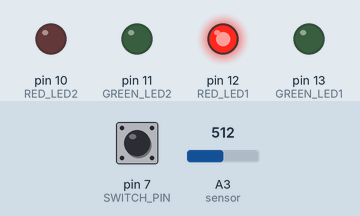
This sketch was run on a simulated Arduino Uno, built with avr-gcc and run on an emulated ATmega328P. Shown: output pins drawn as LEDs (lit = HIGH). Inputs (shaded band) come from the test bench; at power-on: pin 7 (SWITCH_PIN) HIGH, A3 (sensor) = 512. What the sketch prints to the serial monitor is not drawn.

Above: at 1.2 s.
1.3 s: pin 7 (SWITCH_PIN) pulled LOW for 0.15 s
At 1.8 s:
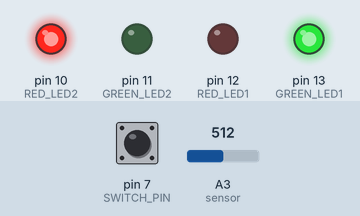
2.9 s: A3 (sensor) set to 490
At 4.1 s:
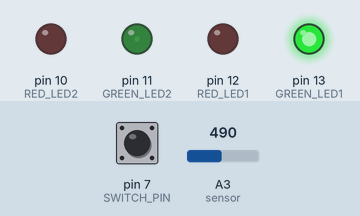
4.4 s: A3 (sensor) set to 306
At 5.6 s:
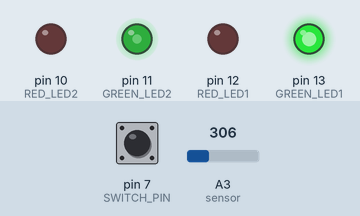
5.9 s: A3 (sensor) set to 122
At 6.7 s:
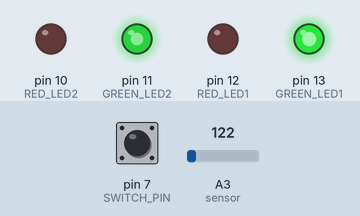
7.4 s: pin 7 (SWITCH_PIN) pulled LOW for 1 s
At 7.7 s:
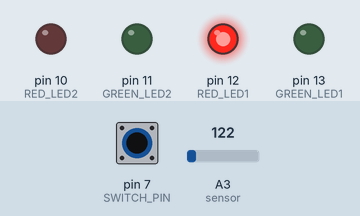
9.9 s: pin 7 (SWITCH_PIN) pulled LOW for 3.2 s
At 10.7 s:
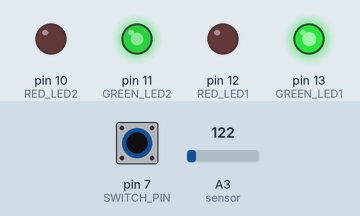
Timing chart, 0 to 12.9 s (numbered marks = the images above; inputs shaded):
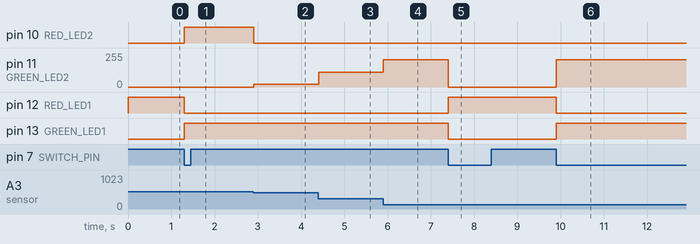

The sketch:

AnalogInExample.ino
```cpp
/*

  When the program first starts, there will be no readings taken and the red LED will be on.
  With the first button push the readings begin and will be displayed on the Monitor screen,
  depending on the value the sensor reads.
*/

const int SWITCH_PIN = 7;
const int RED_LED1 = 12;
const int GREEN_LED1 = 13;
const int GREEN_LED2 = 11;
const int RED_LED2 = 10;
int val;
int val2;
int val3;
int buttonState;
int buttonPresses = 0;                               //initial "buttonPresses" = 0
//int RED_LED = 3;                                     //Red LED pin 6
//int GREEN_LED = 5;                                   //Green LED pin 7


void setup() {

  pinMode(RED_LED1, OUTPUT);                          //Red LED output
  pinMode(GREEN_LED1, OUTPUT);                        //Green LED output
  pinMode(RED_LED2, OUTPUT);                          //Red LED output
  pinMode(GREEN_LED2, OUTPUT);                        //Green LED output
  pinMode(SWITCH_PIN, INPUT);                        //Push button input

  Serial.begin(9600);
  buttonState = digitalRead(SWITCH_PIN);

}


void loop() {

  buttonState = val;                // buttonState is a global variable,
  int sensorValue = analogRead(A3); // whereas sensorValue is a local variable. Why?

  val = digitalRead(SWITCH_PIN);

  if (val != buttonState)
  {
    if (val == LOW)
    {
      buttonPresses = buttonPresses + 1;                                   //Pressing button increases "buttonPresses"
    }
  }

  if (buttonPresses==0)                                 //Program starts with red LED on
  {
    digitalWrite (RED_LED1, HIGH);
    digitalWrite (GREEN_LED1, LOW);
    digitalWrite (RED_LED2, LOW);
    digitalWrite (GREEN_LED2, LOW);
  }

  else if (buttonPresses==1)                                 //First button push
  {
    digitalWrite (RED_LED1, LOW);
    digitalWrite (GREEN_LED1, HIGH);
    Serial.println( 265-(sensorValue/2));

    if (sensorValue > 500)
    {
      analogWrite (RED_LED2,(sensorValue/2));
      analogWrite (GREEN_LED2, LOW);
    }

    if (sensorValue <= 500)
    {
      analogWrite (GREEN_LED2, (265-(sensorValue/2)));
      analogWrite (RED_LED2, LOW);
    }
  }
  else if (buttonPresses > 1) buttonPresses = 0;                   //Second button push resets program
}
```

Measured:
- after the input at 1.3 s, pin 10 (RED_LED2), pin 13 (GREEN_LED1): LOW → HIGH at once; pin 12 (RED_LED1): HIGH → LOW at once
- after the input at 2.9 s, pin 10 (RED_LED2): HIGH → LOW at once; pin 11 (GREEN_LED2): 0/255 → 20/255 at once
- after the input at 4.4 s, pin 11 (GREEN_LED2): 20/255 → 112/255 at once
- after the input at 5.9 s, pin 11 (GREEN_LED2): 112/255 → 204/255 at once
- after the input at 7.4 s, pin 11 (GREEN_LED2): 204/255 → 0/255 at once; pin 12 (RED_LED1): LOW → HIGH at once; pin 13 (GREEN_LED1): HIGH → LOW at once
- after the input at 9.9 s, pin 11 (GREEN_LED2): 0/255 → 204/255 at once; pin 12 (RED_LED1): HIGH → LOW at once; pin 13 (GREEN_LED1): LOW → HIGH at once
